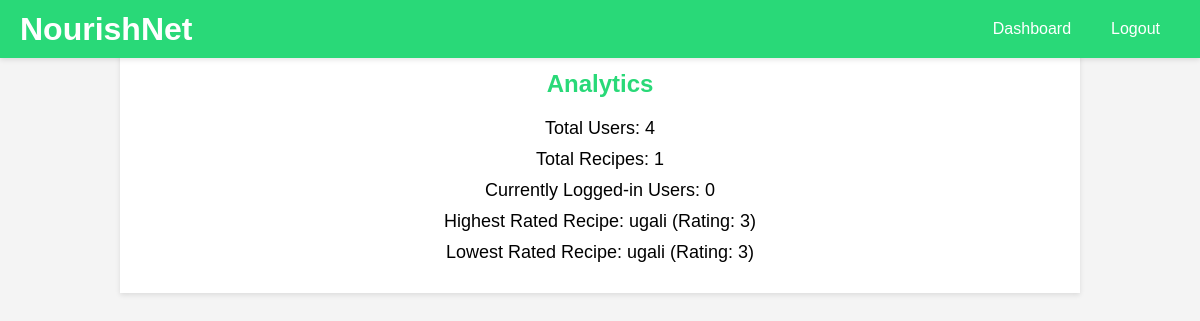
/adminanalytics.php (signed in), run on an earlier commit of the app's database.
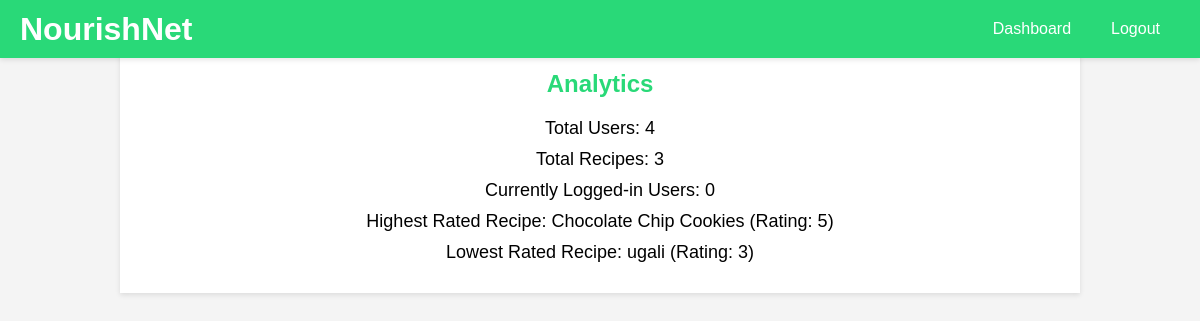
And on a later commit of the database.
### tables this page shows
CREATE TABLE `recipe` (
  `recipe_id` int(11) NOT NULL,
  `user_id` int(11) DEFAULT NULL,
  `recipe` varchar(255) NOT NULL,
  `recipe_description` text DEFAULT NULL,
  `recipe_ingredients` text DEFAULT NULL,
  `recipe_instructions` text DEFAULT NULL,
  `recipe_image` varchar(255) DEFAULT NULL,
  `recipe_tag` varchar(255) NOT NULL,
  `recipe_nutrition` varchar(500) NOT NULL,
  `recipe_suitability` varchar(500) NOT NULL
);

### adminanalytics.php (the view, shortened to what this page needs)
<?php
include 'config.php';
$conn = new mysqli($servername, $username, $password, $dbname);
$totalUsersQuery = "SELECT COUNT(*) as total_users FROM users";
$totalUsersResult = $conn->query($totalUsersQuery);
$totalUsersRow = $totalUsersResult->fetch_assoc();
$totalUsers = $totalUsersRow['total_users'];
$totalRecipesQuery = "SELECT COUNT(*) as total_recipes FROM recipe";
$totalRecipesResult = $conn->query($totalRecipesQuery);
$totalRecipesRow = $totalRecipesResult->fetch_assoc();
$totalRecipes = $totalRecipesRow['total_recipes'];
$loggedInUsers = 0;
$highestRatedRecipeQuery = "
    SELECT r.recipe_id, r.recipe, AVG(rt.rating) as avg_rating
    FROM recipe r
    JOIN rating rt ON r.recipe_id = rt.recipe_id
    GROUP BY r.recipe_id
    ORDER BY avg_rating DESC
    LIMIT 1";
$highestRatedRecipeResult = $conn->query($highestRatedRecipeQuery);
$highestRatedRecipe = $highestRatedRecipeResult->fetch_assoc();
$lowestRatedRecipeQuery = "
    SELECT r.recipe_id, r.recipe, AVG(rt.rating) as avg_rating
    FROM recipe r
    JOIN rating rt ON r.recipe_id = rt.recipe_id
    GROUP BY r.recipe_id
    ORDER BY avg_rating ASC
    LIMIT 1";
$lowestRatedRecipeResult = $conn->query($lowestRatedRecipeQuery);
$lowestRatedRecipe = $lowestRatedRecipeResult->fetch_assoc();
?>
<!DOCTYPE html>
<html lang="en">
<head>
</head>
<body>
<div class="taskbar">
        <div class="taskbar-left">
        <h1>NourishNet</h1>
        </div>
        <div class="taskbar-right">
        <button onclick="location.href='admindashboard.php'">Dashboard</button>
        <button onclick="location.href='logout.php'">Logout</button>
        </div>
    </div>
    <div class="container">
        <h2>Analytics</h2>
        <div class="stats">
            <div>Total Users: <?php echo $totalUsers; ?></div>
            <div>Total Recipes: <?php echo $totalRecipes; ?></div>
            <div>Currently Logged-in Users: <?php echo $loggedInUsers; ?></div>
            <div>Highest Rated Recipe: <?php echo $highestRatedRecipe['recipe']; ?> (Rating: <?php echo round($highestRatedRecipe['avg_rating'], 2); ?>)</div>
            <div>Lowest Rated Recipe: <?php echo $lowestRatedRecipe['recipe']; ?> (Rating: <?php echo round($lowestRatedRecipe['avg_rating'], 2); ?>)</div>
        </div>
    </div>
</body>
</html>

What changed in the data, as far as the page shows it:
added recipe: recipe "Chocolate Chip Cookies"
Also different on the page:
$totalRecipes: "1" → "3"
$highestRatedRecipe['avg_rating']: "3" → "5"
$highestRatedRecipe['recipe']: "ugali" → "Chocolate Chip Cookies"
